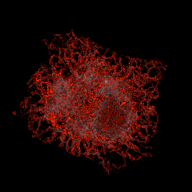
%> input picture Filtering/closeness.png, 192 x 192 px
$ octave --eval "result = frangi_runner_2D('../Filtering/closeness.png');"   (GNU Octave 9; MATLAB toolbox functions it lacks are replaced by stand-ins)
%> lines starting %> are read from the running program, lines starting %| are printed output that depends on the picture
### frangi_filter_version2a/Hessian2D.m
function [Dxx,Dxy,Dyy] = Hessian2D(I,Sigma)
%  This function Hessian2 Filters the image with 2nd derivatives of a
%  Gaussian with parameter Sigma.
%
% [Dxx,Dxy,Dyy] = Hessian2(I,Sigma);
%
% inputs,
%   I : The image, class preferable double or single
%   Sigma : The sigma of the gaussian kernel used
%
% outputs,
%   Dxx, Dxy, Dyy: The 2nd derivatives
%
% example,
%   I = im2double(imread('moon.tif'));
%   [Dxx,Dxy,Dyy] = Hessian2(I,2);
%   figure, imshow(Dxx,[]);
%
% Function is written by D.Kroon University of Twente (June 2009)

if nargin < 2, Sigma = 1; end

% Make kernel coordinates
[X,Y]   = ndgrid(-round(3*Sigma):round(3*Sigma));

% Build the gaussian 2nd derivatives filters
DGaussxx = 1/(2*pi*Sigma^4) * (X.^2/Sigma^2 - 1) .* exp(-(X.^2 + Y.^2)/(2*Sigma^2));
DGaussxy = 1/(2*pi*Sigma^6) * (X .* Y)           .* exp(-(X.^2 + Y.^2)/(2*Sigma^2));
DGaussyy = DGaussxx';

Dxx = imfilter(I,DGaussxx,'conv');
Dxy = imfilter(I,DGaussxy,'conv');
Dyy = imfilter(I,DGaussyy,'conv');

### frangi_filter_version2a/eig2image.m
function [Lambda1,Lambda2,Ix,Iy]=eig2image(Dxx,Dxy,Dyy)
% This function eig2image calculates the eigen values from the
% hessian matrix, sorted by abs value. And gives the direction
% of the ridge (eigenvector smallest eigenvalue) .
%
% [Lambda1,Lambda2,Ix,Iy]=eig2image(Dxx,Dxy,Dyy)
%

%
% | Dxx  Dxy |
% |          |
% | Dxy  Dyy |


% Compute the eigenvectors of J, v1 and v2
tmp = sqrt((Dxx - Dyy).^2 + 4*Dxy.^2);
v2x = 2*Dxy; v2y = Dyy - Dxx + tmp;

% Normalize
mag = sqrt(v2x.^2 + v2y.^2); i = (mag ~= 0);
v2x(i) = v2x(i)./mag(i);
v2y(i) = v2y(i)./mag(i);

% The eigenvectors are orthogonal
v1x = -v2y;
v1y = v2x;

% Compute the eigenvalues
mu1 = 0.5*(Dxx + Dyy + tmp);
mu2 = 0.5*(Dxx + Dyy - tmp);

% Sort eigen values by absolute value abs(Lambda1)<abs(Lambda2)
check=abs(mu1)>abs(mu2);

Lambda1=mu1; Lambda1(check)=mu2(check);
Lambda2=mu2; Lambda2(check)=mu1(check);

Ix=v1x; Ix(check)=v2x(check);
Iy=v1y; Iy(check)=v2y(check);

### frangi_filter_version2a/FrangiFilter2D.m
function [outIm,whatScale,Direction] = FrangiFilter2D(I, options)
% This function FRANGIFILTER2D uses the eigenvectors of the Hessian to
% compute the likeliness of an image region to vessels, according
% to the method described by Frangi:2001 (Chapter 2).
%
% [J,Scale,Direction] = FrangiFilter2D(I, Options)
%
% inputs,
%   I : The input image (vessel image)
%   Options : Struct with input options,
%       .FrangiScaleRange : The range of sigmas used, default [1 8]
%       .FrangiScaleRatio : Step size between sigmas, default 2
%       .FrangiBetaOne : Frangi correction constant, default 0.5
%       .FrangiBetaTwo : Frangi correction constant, default 15
%       .BlackWhite : Detect black ridges (default) set to true, for
%                       white ridges set to false.
%       .verbose : Show debug information, default true
%
% outputs,
%   J : The vessel enhanced image (pixel is the maximum found in all scales)
%   Scale : Matrix with the scales on which the maximum intensity
%           of every pixel is found
%   Direction : Matrix with directions (angles) of pixels (from minor eigenvector)
%
% Example,
%   I=double(imread ('vessel.png'));
%   Ivessel=FrangiFilter2D(I);
%   figure,
%   subplot(1,2,1), imshow(I,[]);
%   subplot(1,2,2), imshow(Ivessel,[0 0.25]);
%
% Written by Marc Schrijver, 2/11/2001
% Re-Written by D.Kroon University of Twente (May 2009)

defaultoptions = struct('FrangiScaleRange', [1 10], 'FrangiScaleRatio', 2, 'FrangiBetaOne', 0.5, 'FrangiBetaTwo', 15, 'verbose',true,'BlackWhite',true);

% Process inputs
if(~exist('options','var')),
    options=defaultoptions;
else
    tags = fieldnames(defaultoptions);
    for i=1:length(tags)
         if(~isfield(options,tags{i})),  options.(tags{i})=defaultoptions.(tags{i}); end
    end
    if(length(tags)~=length(fieldnames(options))),
        warning('FrangiFilter2D:unknownoption','unknown options found');
    end
end

sigmas=options.FrangiScaleRange(1):options.FrangiScaleRatio:options.FrangiScaleRange(2);
sigmas = sort(sigmas, 'ascend');

beta  = 2*options.FrangiBetaOne^2;
c     = 2*options.FrangiBetaTwo^2;

% Make matrices to store all filterd images
ALLfiltered=zeros([size(I) length(sigmas)]);
ALLangles=zeros([size(I) length(sigmas)]);

% Frangi filter for all sigmas
for i = 1:length(sigmas),
    % Show progress
    if(options.verbose)
        disp(['Current Frangi Filter Sigma: ' num2str(sigmas(i)) ]);
    end

    % Make 2D hessian
    [Dxx,Dxy,Dyy] = Hessian2D(I,sigmas(i));

    % Correct for scale
    Dxx = (sigmas(i)^2)*Dxx;
    Dxy = (sigmas(i)^2)*Dxy;
    Dyy = (sigmas(i)^2)*Dyy;

    % Calculate (abs sorted) eigenvalues and vectors
    [Lambda2,Lambda1,Ix,Iy]=eig2image(Dxx,Dxy,Dyy);

    % Compute the direction of the minor eigenvector
    angles = atan2(Ix,Iy);

    % Compute some similarity measures
    Lambda1(Lambda1==0) = eps;
    Rb = (Lambda2./Lambda1).^2;
    S2 = Lambda1.^2 + Lambda2.^2;

    % Compute the output image
    Ifiltered = exp(-Rb/beta) .*(ones(size(I))-exp(-S2/c));

    % see pp. 45
    if(options.BlackWhite)
        Ifiltered(Lambda1<0)=0;
    else
        Ifiltered(Lambda1>0)=0;
    end
    % store the results in 3D matrices
    ALLfiltered(:,:,i) = Ifiltered;
    ALLangles(:,:,i) = angles;
end

% Return for every pixel the value of the scale(sigma) with the maximum
% output pixel value
if length(sigmas) > 1,
    [outIm,whatScale] = max(ALLfiltered,[],3);
    outIm = reshape(outIm,size(I));
    if(nargout>1)
        whatScale = reshape(whatScale,size(I));
    end
    if(nargout>2)
        Direction = reshape(ALLangles((1:numel(I))'+(whatScale(:)-1)*numel(I)),size(I));
    end
else
    outIm = reshape(ALLfiltered,size(I));
    if(nargout>1)
            whatScale = ones(size(I));
    end
    if(nargout>2)
        Direction = reshape(ALLangles,size(I));
    end
end

### frangi_filter_version2a/frangi_runner_2D.m
function [J, Scale, Direction] = frangi_runner_2D(filename)
%> called with filename = '../Filtering/closeness.png'
subplot(1,2,1)
img2dGrayNamePath = fullfile('~', filename);
I = double(imread(filename));
size(I)
%> ans = [192 192 3]
imagesc(I);
axis image

subplot(1,2,2);
colormap(gray);
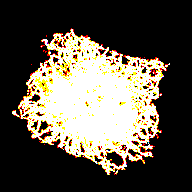
%> displayed picture: size 192x192x3, on the screen's scale of 0 to 255; mean R, G, B 90.8, 84.3, 73.1
[J,Scale,Direction] = FrangiFilter2D(I);
%> the loop in FrangiFilter2D, `for i = 1:length(sigmas),` made 1 pass
%> pass 1, in Hessian2D, `Dxx = imfilter(I,DGaussxx,'conv');`:
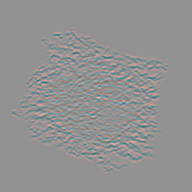
%> Dxx: size 192x192x3 double; mean R, G, B -0.1, 0, 0; drawn with min black and max white
%> pass 1, in Hessian2D, `Dxy = imfilter(I,DGaussxy,'conv');`:
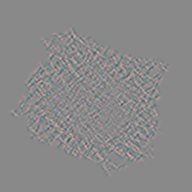
%> Dxy: size 192x192x3 double; mean R, G, B 0, 0, 0; drawn with min black and max white
%> pass 1, in Hessian2D, `Dyy = imfilter(I,DGaussyy,'conv');`:
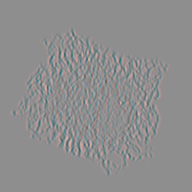
%> Dyy: size 192x192x3 double; mean R, G, B -0.1, 0, 0; mean of the top-left, top-right, bottom-left and bottom-right quarters -0.0665, -0.0351, -0.0841, -0.0469; drawn with min black and max white
%> pass 1, in eig2image, `tmp = sqrt((Dxx - Dyy).^2 + 4*Dxy.^2);`:
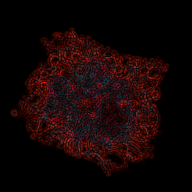
%> tmp: size 192x192x3 double; mean R, G, B 6.3, 1.8, 1.8; drawn with min black and max white
%> the run ends on the next line
imagesc(J);
axis image

$ run again, on Filtering/knn.png
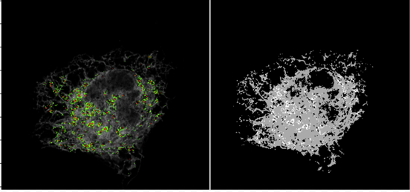
%> input picture Filtering/knn.png, 410 x 192 px
%> the loop in FrangiFilter2D, `for i = 1:length(sigmas),` made 1 pass
%> pass 1, in Hessian2D, `Dyy = imfilter(I,DGaussyy,'conv');`:
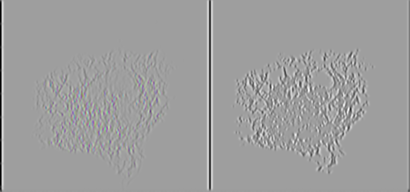
%> Dyy: size 192x410x3 double; mean R, G, B -0.3, -0.3, -0.3; drawn with min black and max white
%> pass 1, in eig2image, `tmp = sqrt((Dxx - Dyy).^2 + 4*Dxy.^2);`:
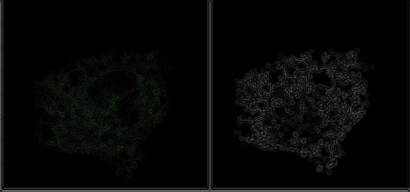
%> tmp: size 192x410x3 double; mean R, G, B 6.8, 7.1, 6.8
